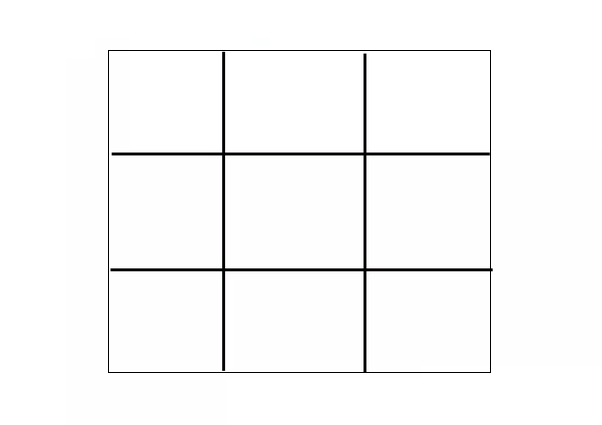
#> input picture images/simple-tictactoe.png, 602 x 425 px
$ python pathcalculator.py --image images/simple-tictactoe.png --width 1.0 --position 1.0   (older library calls are emulated)
#> lines starting #> are read from the running program, lines starting #| are printed output that depends on the picture; after the words box and inside, x2 and y2 are one past the last pixel; in counts of white or black regions, pixels touching at a corner belong together
#ROBOCUP 19/20 final assignment - 4 people in team
# 2 people working on open cv and images
#1 person on the kinematics of the robot
#1 person working on the code of the tic tac toe game logic.
#
# Jonathan Smyth
# EIT Digital double degree program, exit year.
# TUBerlin
# WS19/20
# student number - 0415261

## NOTES
# This file is used to work out the distance and plot a path for the robot
# it is assumed that the mid point of the bottom of the image is where the robot
# is standing at all point, the x component and the y component of the path is plotted
# this is then returned to the robot to actually move in those direction.
# the values of the centroid of the tic tac toe grid are in this case
# hard coded so the job can be done.
# to reference the distance an object of known size is places in the centre bottom
# where the robot would normally have its 'feet'
#

# import the necessary packages
from scipy.spatial import distance as dist
from imutils import perspective
from imutils import contours
from math import sqrt
import numpy as np
import argparse
import imutils
import cv2

def midpoint(ptA, ptB):
	return ((ptA[0] + ptB[0]) * 0.5, (ptA[1] + ptB[1]) * 0.5)

def calculatePath(goal_pos):
	finish_x, finish_y = centres[goal_pos][:]
	print ("finsih coords", finish_x, finish_y)

	if finish_x > feet_x:
		x_dist = finish_x - feet_x
	else:
		x_dist = feet_x - finish_x

	if finish_y > feet_y:
		y_dist = finish_y - feet_y
	else:
		y_dist = feet_y - finish_y
	print(x_dist)
	print(y_dist)

	cv2.line(orig, (int(feet_x),int(feet_y)), (int(finish_x),int(feet_y)), (9,9,9), 3)
	cv2.line(orig, (int(finish_x),int(feet_y)), (int(finish_x),int(finish_y)), (9,9,9), 3)
	cv2.imshow("Image", orig)
	cv2.waitKey(0)

	euc_x = x_dist * scale
	euc_y = y_dist * scale

	return euc_x, euc_y


# construct the argument parse and parse the arguments
ap = argparse.ArgumentParser()
ap.add_argument("-i", "--image", required=True,
	help="path to the input image")
ap.add_argument("-w", "--width", type=float, required=True,
	help="width of the left-most object in the image (in m)")
ap.add_argument("-p", "--position", type=float, required=True,
	help="The position in the tic tac toe grid, 0-8 tl->bl->mt->mb->tr->br")
args = vars(ap.parse_args())

# load the image, convert it to grayscale, and blur it slightly
image = cv2.imread(args["image"])
#> image is the input picture: shape (425, 602, 3); mean B, G, R 249.6, 249, 249.5
cv2.imshow("orig", image)
cv2.waitKey(0)
gray = cv2.cvtColor(image, cv2.COLOR_BGR2GRAY)
cv2.imshow("greyed img", gray)
cv2.waitKey(0)
gray = cv2.GaussianBlur(gray, (7, 7), 0)
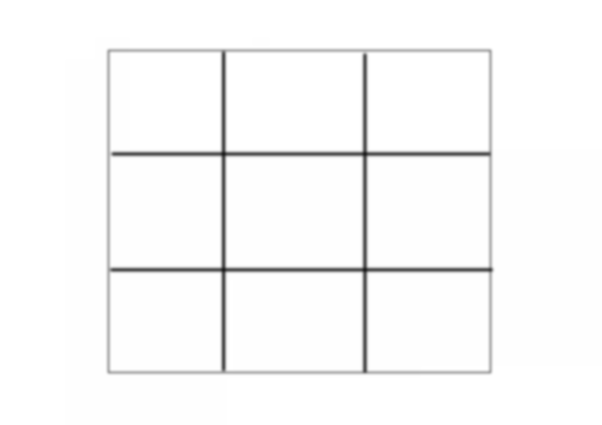
#> gray: shape (425, 602); min 28, max 255, mean 249
cv2.imshow("gausian blur", gray)
cv2.waitKey(0)

# perform edge detection, then perform a dilation + erosion to
# close gaps in between object edges
edged = cv2.Canny(gray, 50, 100)
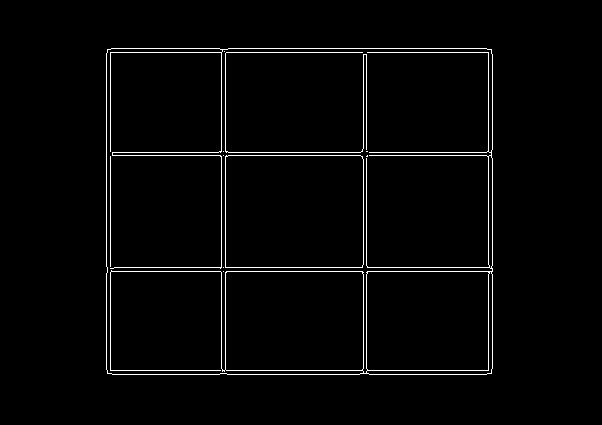
#> edged: shape (425, 602); 2.2% white in thin lines or dots, all inside (x1, y1, x2, y2) = (106, 48, 493, 375)
edged = cv2.dilate(edged, None, iterations=1)
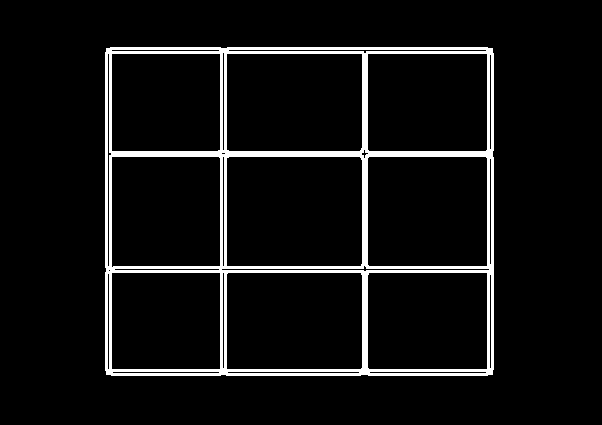
#> edged: shape (425, 602); 6.5% white; 1 white region, box (x1, y1, x2, y2) and area: (105, 47, 494, 376) 16593
edged = cv2.erode(edged, None, iterations=1)
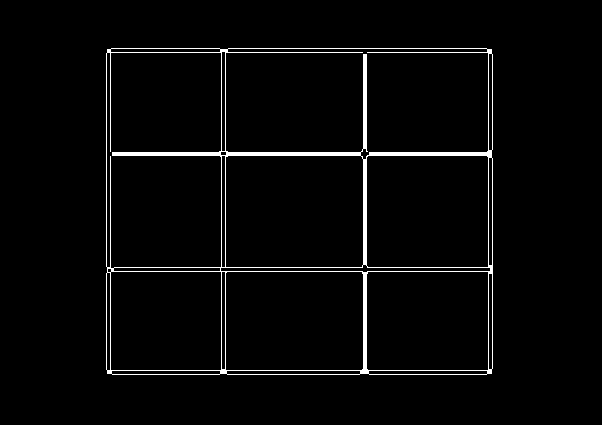
#> edged: shape (425, 602); 2.7% white; 1 white region
cv2.imshow("edged", edged)
cv2.waitKey(0)

dims = image.shape
#> dims = (425, 602, 3)

feet_y = image.shape[0]
#> feet_y = 425
feet_x = image.shape[1]/2
#> feet_x = 301

print(feet_x, feet_y)
#| 301.0 425


centres = np.zeros((9,2))
mids = np.zeros((2,1))


# find contours in the edge map
cnts = cv2.findContours(edged.copy(), cv2.RETR_EXTERNAL,
	cv2.CHAIN_APPROX_SIMPLE)
#> cnts = 1 contour; box (x1, y1, x2, y2) and area: (106, 48, 493, 375) 125761
cnts = imutils.grab_contours(cnts)

# sort the contours from left-to-right and, then initialize the
# distance colors and reference object
(cnts, _) = contours.sort_contours(cnts)
colors = ((0, 0, 255), (240, 0, 159), (0, 165, 255), (255, 255, 0),
	(255, 0, 255))
refObj = None


# loop over the contours individually
# to get the centre points of each of our grids
# we then use these to work out which positon is which
count = 0
for c in cnts:

	#print(cv2.contourArea(c))
	# if the contour is not sufficiently large, ignore it
	if cv2.contourArea(c) > 15000.0:
		continue

	# compute the rotated bounding box of the contour
	box = cv2.minAreaRect(c)
	box = cv2.cv.BoxPoints(box) if imutils.is_cv2() else cv2.boxPoints(box)
	box = np.array(box, dtype="int")

	# order the points in the contour such that they appear
	# in top-left, top-right, bottom-right, and bottom-left
	# order, then draw the outline of the rotated bounding
	# box
	box = perspective.order_points(box)

	# compute the center of the bounding box
	#print("box ", box[:,0], box[:,1])
	cX = np.average(box[:, 0])
	cY = np.average(box[:, 1])


	# draw the contours on the image
	orig = image.copy()
	cv2.drawContours(orig, [box.astype("int")], -1, (0, 255, 0), 2)
	#cv2.drawContours(orig, [refObj[0].astype("int")], -1, (0, 255, 0), 2)


	objCoords = np.vstack([box, (cX, cY)])
	midx,midy = objCoords[4,:]
	mids = midx,midy


	##some formatting here, to get the ref obj distance etc.
	if count == 4:
		x = 300.0
		y = 212.5
		points = x,y
		centres[count,:] = points
		centres[count+1,:] = mids
	elif count == 0 :
		#we use the first reference box as the our scale as we know what size it is
		# then we can scale the rest of the pixels to calculate the distance in m
		centres[count,:] = mids
		(tl, tr, br, bl) = box
		marker = tr - tl
		# print (tl, tr, br, bl)
		# print (marker)
		# print box
		(tlblX, tlblY) = midpoint(tl, bl)
		(trbrX, trbrY) = midpoint(tr, br)
		D = dist.euclidean((tlblX, tlblY), (trbrX, trbrY))
		scale = args["width"] / D
		# refObj = (box, (feet_x, feet_y), D / args["width"])
		# print(refObj[2])
	elif count > 4:
		centres[count+1,:] = mids
	else:
		centres[count,:] = mids

	color = (0, 0, 255)

	cv2.circle(orig, (int(feet_x), int(feet_y)), 5, color, -1)
	if count == 4:
		cv2.circle(orig, (int(centres[4][0]), int(centres[4][1])), 5, color, -1)

	cv2.circle(orig, (int(midx), int(midy)), 5, color, -1)

	cv2.imshow("Image", orig)
	cv2.waitKey(0)
	count+=1
#> this loop made 1 pass
#> after the loop, centres = [[0, 0], [0, 0], [0, 0], [0, 0], [0, 0], [0, 0], [0, 0], [0, 0], [0, 0]]; count = 0


print("Here is our list of centroid points")
print(centres)
#| [[0. 0.]
#|  [0. 0.]
#|  [0. 0.]
#|  [0. 0.]
#|  [0. 0.]
#|  [0. 0.]
#|  [0. 0.]
#|  [0. 0.]
#|  [0. 0.]]

print("Distance to be travelled in X component    ", calculatePath(7), " and finally then Y component")
#| finsih coords 0.0 0.0
#> in calculatePath, `x_dist = feet_x - finish_x`: x_dist = 301
#> in calculatePath, `y_dist = feet_y - finish_y`: y_dist = 425
#| 301.0
#| 425.0
#> (the run stopped early here; a loop or call above may not have finished)

$ run again, on images/tictactoe1.png
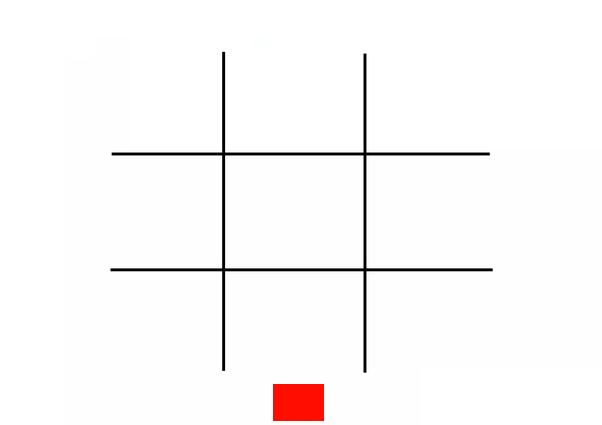
#> input picture images/tictactoe1.png, 602 x 425 px
#> image is the input picture: shape (425, 602, 3); mean B, G, R 249.1, 248.6, 250.9
#> `edged = cv2.erode(edged, None, iterations=1)`:
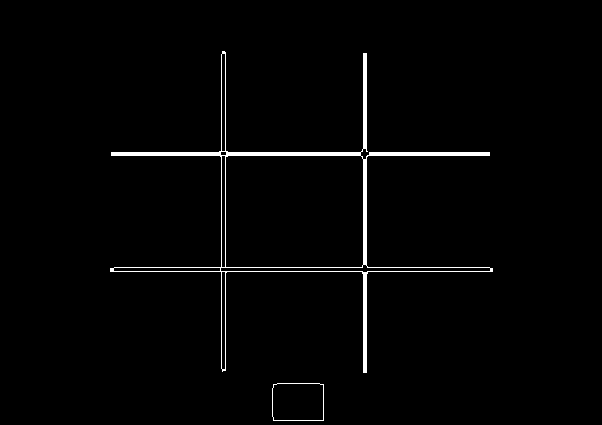
#> edged: shape (425, 602); 1.7% white; 2 white regions
#| 301.0 425
#> cnts = 2 contours; box (x1, y1, x2, y2) and area: (110, 51, 493, 373) 20259, (272, 383, 324, 421) 1872
#> the loop `for c in cnts:` made 2 passes
#> (cX, cY, midx, midy, tl, tr, br, bl) on pass 2: (297.5, 401.5, 297.5, 401.5, [272, 383], [323, 383], [323, 420], [272, 420])
#> after the loop `for c in cnts:`: centres = [[297.5, 401.5], [0, 0], [0, 0], [0, 0], [0, 0], [0, 0], [0, 0], [0, 0], [0, 0]]; count = 1
#| [[297.5 401.5]
#|  [  0.    0. ]
#|  [  0.    0. ]
#|  [  0.    0. ]
#|  [  0.    0. ]
#|  [  0.    0. ]
#> (further printed lines are left out)
#> finish_x = 0
#| finsih coords 0.0 0.0
#> x_dist = 301
#> y_dist = 425
#| 301.0
#| 425.0
#> in calculatePath, `cv2.line(orig, (int(finish_x),int(feet_y)), (int(finish_x),int(finish_..`:
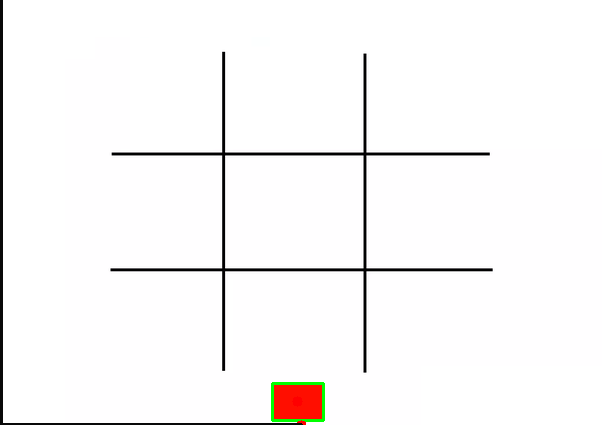
#> orig: shape (425, 602, 3); mean B, G, R 247, 247, 248.6
#> euc_x = 5.9
#> euc_y = 8.33
